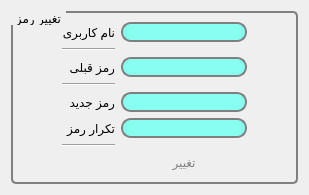
      <widget class="QWidget" name="widget">
       <attribute name="title">
        <string>تنظیمات</string>
       </attribute>
       <layout class="QGridLayout" name="gridLayout_7">
        <item row="0" column="0">
         <widget class="QGroupBox" name="groupBox">
          <property name="styleSheet">
           <string notr="true">QGroupBox {
    background-color: qlineargradient(x1: 0, y1: 0, x2: 0, y2: 1,
                                      stop: 0 #E0E0E0, stop: 1 #FFFFFF);
    border: 2px solid gray;
    border-radius: 5px;
    margin-top: 1ex; /* leave space at the top for the title */
}

QGroupBox::title {
    subcontrol-origin: margin;
    subcontrol-position: top left; /* position at the top right */
    padding: 0 3px;
    background-color: qlineargradient(x1: 0, y1: 0, x2: 0, y2: 1,
                                      stop: 0 #FFOECE, stop: 1 #FFFFFF);
}</string>
          </property>
          <property name="title">
           <string>تغییر رمز</string>
          </property>
          <layout class="QGridLayout" name="gridLayout_6">
           <item row="1" column="1">
            <widget class="Line" name="line_12">
             <property name="orientation">
              <enum>Qt::Horizontal</enum>
             </property>
            </widget>
           </item>
           <item row="7" column="2">
            <widget class="QLineEdit" name="Confirm">
             <property name="styleSheet">
              <string notr="true">QLineEdit {
    border: 2px solid gray;
    border-radius: 10px;
    padding: 0 8px;
    background: rgb(134, 255, 241);
    selection-background-color: darkgray;
}</string>
             </property>
             <property name="echoMode">
              <enum>QLineEdit::Password</enum>
             </property>
            </widget>
           </item>
           <item row="0" column="2">
            <widget class="QLineEdit" name="NewUsername">
             <property name="styleSheet">
              <string notr="true">QLineEdit {
    border: 2px solid gray;
    border-radius: 10px;
    padding: 0 8px;
    background: rgb(134, 255, 241);
    selection-background-color: darkgray;
}</string>
             </property>
            </widget>
           </item>
           <item row="5" column="2">
            <widget class="QLineEdit" name="NewPassword">
             <property name="styleSheet">
              <string notr="true">QLineEdit {
    border: 2px solid gray;
    border-radius: 10px;
    padding: 0 8px;
    background: rgb(134, 255, 241);
    selection-background-color: darkgray;
}</string>
             </property>
             <property name="echoMode">
              <enum>QLineEdit::Password</enum>
             </property>
            </widget>
           </item>
           <item row="5" column="1">
            <widget class="QLabel" name="label_14">
             <property name="text">
              <string>رمز جدید</string>
             </property>
            </widget>
           </item>
           <item row="7" column="1">
            <widget class="QLabel" name="label_15">
             <property name="text">
              <string>تکرار رمز</string>
             </property>
            </widget>
           </item>
           <item row="0" column="1">
            <widget class="QLabel" name="label_10">
             <property name="text">
              <string>نام کاربری</string>
             </property>
            </widget>
           </item>
           <item row="5" column="0">
            <spacer name="horizontalSpacer_6">
             <property name="orientation">
              <enum>Qt::Horizontal</enum>
             </property>
             <property name="sizeHint" stdset="0">
              <size>
               <width>40</width>
               <height>20</height>
              </size>
             </property>
            </spacer>
           </item>
           <item row="9" column="1">
            <spacer name="horizontalSpacer_5">
             <property name="orientation">
              <enum>Qt::Horizontal</enum>
             </property>
             <property name="sizeHint" stdset="0">
              <size>
               <width>40</width>
               <height>20</height>
              </size>
             </property>
            </spacer>
           </item>
           <item row="5" column="3">
            <spacer name="horizontalSpacer_4">
             <property name="orientation">
              <enum>Qt::Horizontal</enum>
             </property>
             <property name="sizeHint" stdset="0">
              <size>
               <width>40</width>
               <height>20</height>
              </size>
             </property>
            </spacer>
           </item>
           <item row="9" column="2">
            <widget class="QPushButton" name="pushButton">
             <property name="autoFillBackground">
              <bool>false</bool>
             </property>
             <property name="styleSheet">
              <string notr="true">QPushButton {
    border: 2px solid #8f8f91;
    border-radius: 6px;
    background-color: qlineargradient(x1: 0, y1: 0, x2: 0, y2: 1,
                                      stop: 0 #f6f7fa, stop: 1 #dadbde);
    min-width: 80px;
}

QPushButton:pressed {
    background-color: qlineargradient(x1: 0, y1: 0, x2: 0, y2: 1,
                                      stop: 0 #dadbde, stop: 1 #f6f7fa);
}

QPushButton:flat {
    border: none; /* no border for a flat push button */
}

QPushButton:default {
    border-color: navy; /* make the default button prominent */
}
QPushButton:open { /* when the button has its menu open */
    background-color: qlineargradient(x1: 0, y1: 0, x2: 0, y2: 1,
                                      stop: 0 #dadbde, stop: 1 #f6f7fa);
}

QPushButton::menu-indicator {
    image: url(menu_indicator.png);
    subcontrol-origin: padding;
    subcontrol-position: bottom right;
}

QPushButton::menu-indicator:pressed, QPushButton::menu-indicator:open {
    position: relative;
    top: 2px; left: 2px; /* shift the arrow by 2 px */
}
QPushButton:open { /* when the button has its menu open */
    background-color: qlineargradient(x1: 0, y1: 0, x2: 0, y2: 1,
                                      stop: 0 #dadbde, stop: 1 #f6f7fa);
}

QPushButton::menu-indicator {
    image: url(menu_indicator.png);
    subcontrol-origin: padding;
    subcontrol-position: bottom right;
}

QPushButton::menu-indicator:pressed, QPushButton::menu-indicator:open {
    position: relative;
    top: 2px; left: 2px; /* shift the arrow by 2 px */
}
 QPushButton {
            color: grey;
            border-image: url(/home/kamlie/code/button.png) 3 10 3 10;
            border-top: 3px transparent;
            border-bottom: 3px transparent;
            border-right: 10px transparent;
            border-left: 10px transparent;
        }

QPushButton#evilButton {
    background-color: red;
    border-style: outset;
    border-width: 2px;
    border-color: beige;
}</string>
             </property>
             <property name="text">
              <string>تغییر</string>
             </property>
             <property name="checkable">
              <bool>false</bool>
             </property>
             <property name="autoRepeat">
              <bool>false</bool>
             </property>
             <property name="autoExclusive">
              <bool>false</bool>
             </property>
             <property name="default">
              <bool>false</bool>
             </property>
             <property name="flat">
              <bool>false</bool>
             </property>
            </widget>
           </item>
           <item row="8" column="1">
            <widget class="Line" name="line_11">
             <property name="orientation">
              <enum>Qt::Horizontal</enum>
             </property>
            </widget>
           </item>
           <item row="2" column="1">
            <widget class="QLabel" name="label_19">
             <property name="text">
              <string>رمز قبلی</string>
             </property>
            </widget>
           </item>
           <item row="2" column="2">
            <widget class="QLineEdit" name="lastpassword">
             <property name="styleSheet">
              <string notr="true">QLineEdit {
    border: 2px solid gray;
    border-radius: 10px;
    padding: 0 8px;
    background: rgb(134, 255, 241);
    selection-background-color: darkgray;
}</string>
             </property>
            </widget>
           </item>
           <item row="3" column="1">
            <widget class="Line" name="line_17">
             <property name="orientation">
              <enum>Qt::Horizontal</enum>
             </property>
            </widget>
           </item>
          </layout>
         </widget>
        </item>
       </layout>
      </widget>
